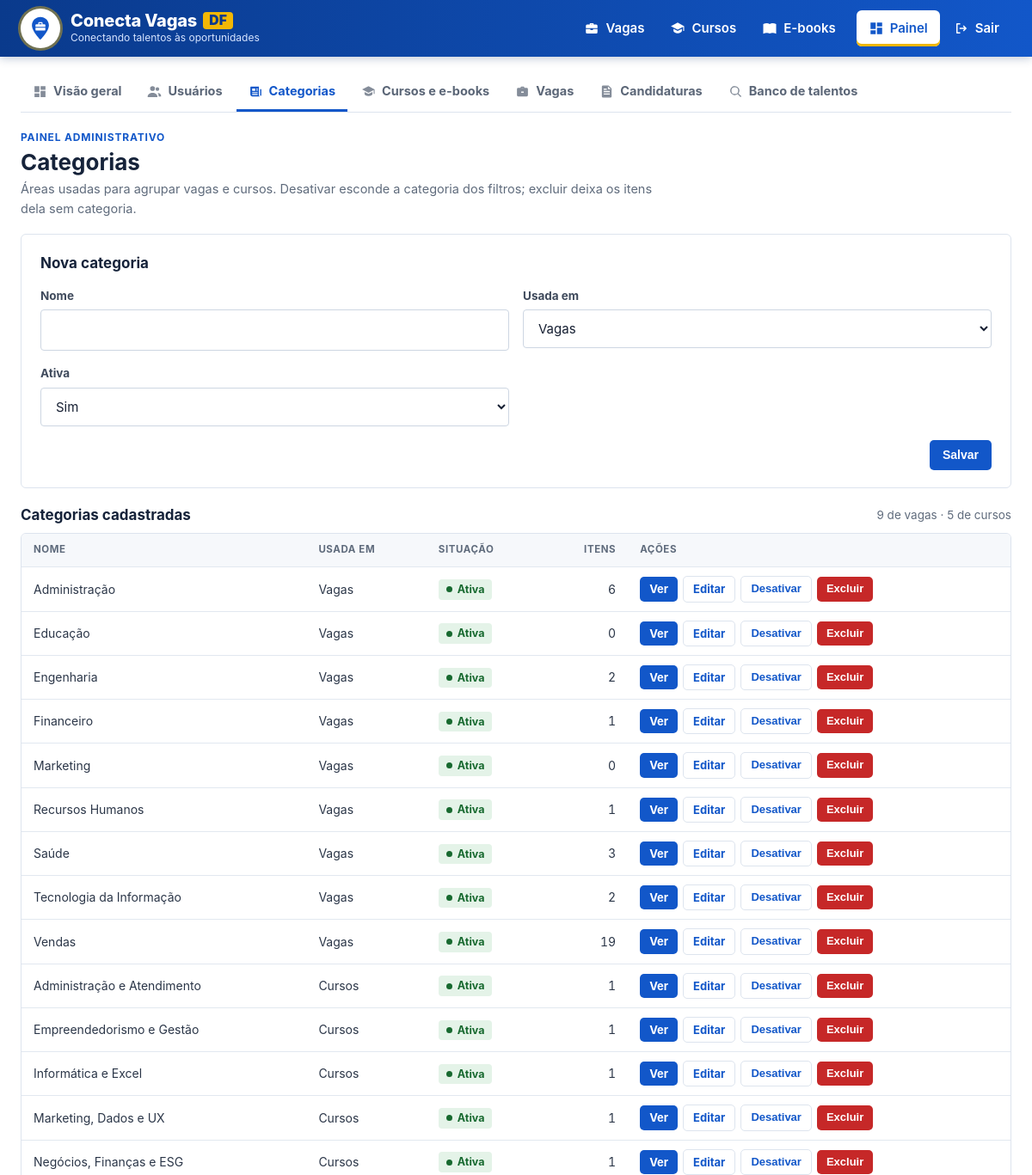
Before: /admin/pages/categorias.php (signed in, upper part) with the older database file.
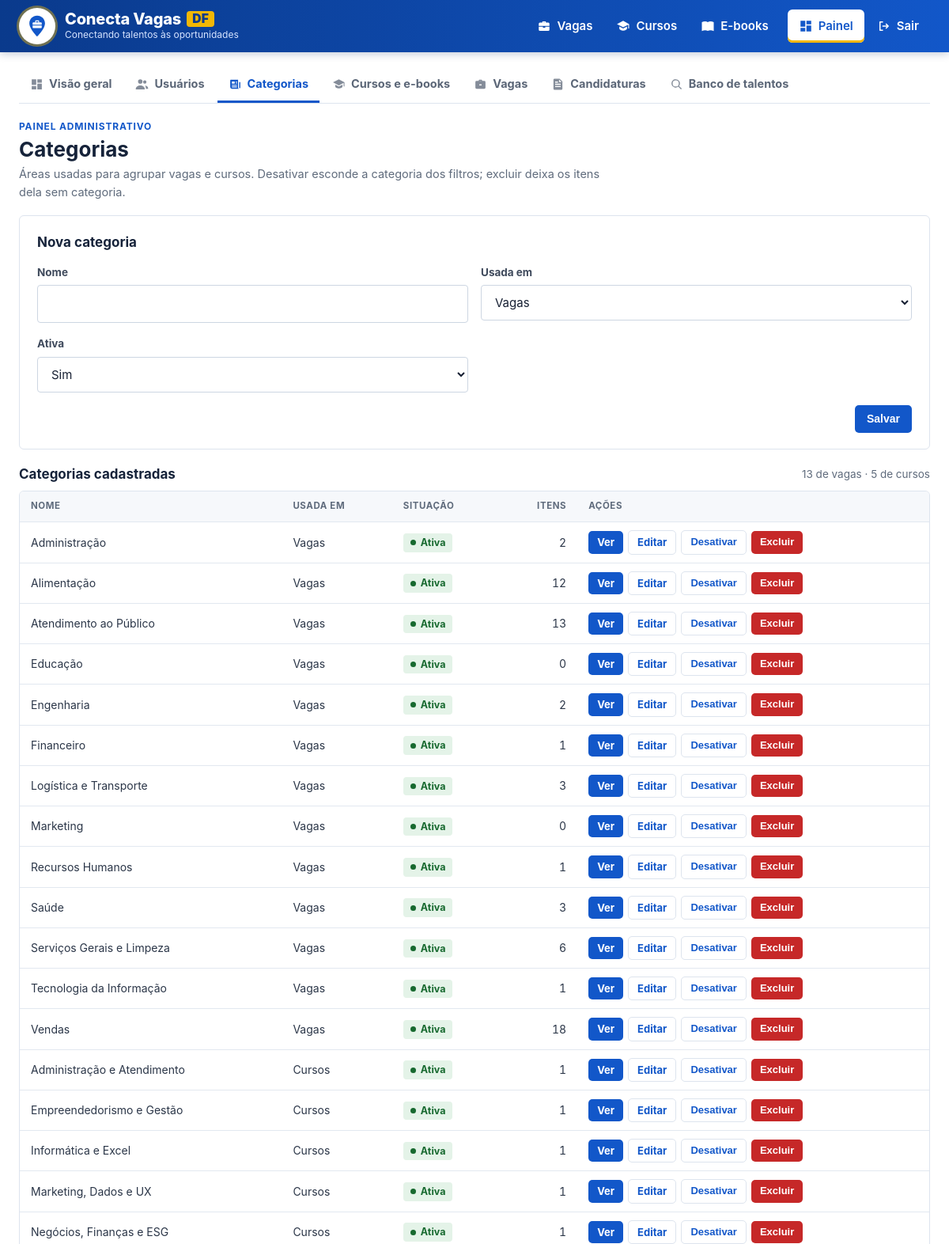
After: the same page with the newer database file.
### tables this page shows
CREATE TABLE categorias (
 id INT AUTO_INCREMENT PRIMARY KEY,
 nome VARCHAR(100) NOT NULL,
 tipo ENUM('vaga','curso') NOT NULL,
 ativo TINYINT(1) NOT NULL DEFAULT 1,
 UNIQUE KEY uq_categoria(nome,tipo),
 INDEX idx_categoria_tipo_ativo(tipo,ativo,nome)
);

### app/Core/View.php (called while the page is built, shortened)
<?php
final class View {
    public static function render(string $__tela, array $__dados = []): void {
        extract($__dados, EXTR_SKIP);
        require APP_DIR.'/Views/layouts/header.php';
        require APP_DIR.'/Views/'.$__tela.'.php';
        require APP_DIR.'/Views/layouts/footer.php';
    }
}

### app/Core/Controller.php (called while the page is built, shortened)
<?php
abstract class Controller {
    protected function view(string $tela, array $dados = []): void {
        View::render($tela, $dados);
    }
}

### app/Controllers/AdminController.php (called while the page is built, shortened)
<?php
final class AdminController extends Controller {
    public function categorias(): void {
        $dao = new CategoriaDAO();
        $edit = get_str('edit') !== '' ? $dao->buscar((int)get_str('edit')) : null;
        $cats = $dao->listar();
        $this->view('admin/categorias', get_defined_vars());
    }
}

### app/Core/Router.php (called while the page is built, shortened)
<?php
final class Router {
    private array $rotas = [];
    private array $apelidos = [];
    public function rota(string $caminho, array $acao, string ...$apelidos): void {
        $this->rotas[strtolower($caminho)] = $acao;
        foreach ($apelidos as $a) $this->apelidos[strtolower($a)] = strtolower($caminho);
    }
    public function despachar(string $caminho): void {
        $chave = strtolower($caminho);
        $chave = $this->apelidos[$chave] ?? $chave;
        [$classe, $metodo] = $this->rotas[$chave];
        (new $classe())->$metodo();
    }
}

### public/index.php (called while the page is built, shortened)
<?php
$caminho = Router::caminhoPedido();
$rotas = new Router();
$rotas->rota('index.php',       [HomeController::class, 'index'], '');
$rotas->rota('contrato.php',    [HomeController::class, 'contrato']);
$rotas->rota('vagas.php',       [VagaController::class, 'lista']);
$rotas->rota('vaga.php',        [VagaController::class, 'detalhe']);
$rotas->rota('cursos.php',      [CursoController::class, 'lista']);
$rotas->rota('curso.php',       [CursoController::class, 'detalhe']);
$rotas->rota('planos.php',      [PlanosController::class, 'index']);
$rotas->rota('login.php',               [AuthController::class, 'login']);
$rotas->rota('cadastro.php',            [AuthController::class, 'cadastro']);
$rotas->rota('view/usuario/logout.php', [AuthController::class, 'logout']);
$rotas->rota('esqueci_senha.php',       [PasswordController::class, 'esqueci']);
$rotas->rota('redefinir_senha.php',     [PasswordController::class, 'redefinir']);
$rotas->rota('view/perfil/index.php',                [PerfilController::class, 'index'], 'view/perfil');
$rotas->rota('view/perfil/salvar.php',               [PerfilController::class, 'salvar']);
$rotas->rota('view/perfil/portfolio.php',            [PerfilController::class, 'portfolio']);
$rotas->rota('view/perfil/recalcular_match.php',     [PerfilController::class, 'recalcularMatch']);
$rotas->rota('view/perfil/curriculo_upload.php',     [CurriculoController::class, 'upload']);
$rotas->rota('view/perfil/aplicar_extracao.php',     [CurriculoController::class, 'aplicarExtracao']);
$rotas->rota('view/perfil/curriculo_excluir.php',    [CurriculoController::class, 'excluir']);
$rotas->rota('candidatar.php',                       [CandidaturaController::class, 'candidatar']);
$rotas->rota('view/perfil/candidatura_cancelar.php', [CandidaturaController::class, 'cancelar']);
$rotas->rota('download.php',                         [ArquivoController::class, 'download']);
$rotas->rota('admin/index.php',               [AdminController::class, 'painel'], 'admin');
$rotas->rota('admin/pages/usuarios.php',      [AdminController::class, 'usuarios']);
$rotas->rota('admin/pages/categorias.php',    [AdminController::class, 'categorias']);
$rotas->rota('admin/pages/cursos.php',        [AdminController::class, 'cursos']);
$rotas->rota('admin/pages/vagas.php',         [EmpresaController::class, 'vagas']);
$rotas->rota('admin/pages/candidaturas.php',  [EmpresaController::class, 'candidaturas']);
$rotas->rota('admin/pages/talentos.php',      [EmpresaController::class, 'talentos']);
$rotas->rota('admin/pages/empresa_perfil.php', [EmpresaController::class, 'perfil']);
$rotas->despachar($caminho);

### app/Core/Auth.php (called while the page is built, shortened)
<?php
function isAdmin(): bool { return ($_SESSION['usuario_tipo'] ?? '') === 'admin'; }

### app/Core/helpers.php (called while the page is built, shortened)
<?php
function e(mixed $v): string { return htmlspecialchars((string)($v ?? ''), ENT_QUOTES, 'UTF-8'); }
function url(string $path=''): string { return SITE_URL . ltrim($path, '/'); }
function get_str(string $key, string $default=''): string { $v=$_GET[$key]??$default; return is_scalar($v) ? trim((string)$v) : $default; }

### app/Core/Autoloader.php (called while the page is built, shortened)
<?php
spl_autoload_register(function (string $classe): void {
    static $pastas = ['Controllers', 'Models', 'DTO', 'Services', 'Services/Extracao', 'Core'];
    foreach ($pastas as $pasta) {
        $arquivo = APP_DIR.'/'.$pasta.'/'.$classe.'.php';
        if (is_file($arquivo)) {
            return;
        }
    }
});

### app/Core/Database.php (called while the page is built, shortened)
<?php
final class Database {
    private static ?PDO $instance = null;
    public static function getConexao(): PDO {
        if (self::$instance instanceof PDO) {
            return self::$instance;
        }
        $options = [
            PDO::ATTR_ERRMODE => PDO::ERRMODE_EXCEPTION,
            PDO::ATTR_DEFAULT_FETCH_MODE => PDO::FETCH_ASSOC,
            PDO::ATTR_EMULATE_PREPARES => false,
            PDO::ATTR_STRINGIFY_FETCHES => false,
            PDO::ATTR_TIMEOUT => 5,
        ];
        $dsns = [];
        $hosts = [DB_HOST];
        if (DB_HOST === '127.0.0.1') $hosts[] = 'localhost';
        foreach (array_unique($hosts) as $host) {
            $dsns[] = 'mysql:host='.$host.';port='.DB_PORT.';dbname='.DB_NAME.';charset=utf8mb4';
        }
        $ultimo = null;
        foreach (array_unique($dsns) as $dsn) {
            try {
                $pdo = new PDO($dsn, DB_USER, DB_PASS, $options);
                return self::$instance = $pdo;
            } catch (PDOException $e) {
                $ultimo = $e;
                if (in_array((int)$e->getCode(), [1049, 1044, 1045], true)) break;
            }
        }
        throw new DatabaseException(self::mensagemAmigavel($ultimo), 0, $ultimo);
    }
}

### app/Models/CategoriaDAO.php (called while the page is built, shortened)
<?php
final class CategoriaDAO {
    public function listar(?string $tipo = null, bool $apenasAtivas = false): array {
        $sql = "SELECT c.*,
                  IF(c.tipo='vaga', (SELECT COUNT(*) FROM vagas v WHERE v.categoria_id=c.id), (SELECT COUNT(*) FROM cursos cu WHERE cu.categoria_id=c.id)) AS em_uso
                FROM categorias c WHERE 1=1";
        $p = [];
        $sql .= " ORDER BY c.tipo, c.nome";
        $s = Database::getConexao()->prepare($sql);
        $s->execute($p);
        return $s->fetchAll();
    }
}

### app/Views/admin/categorias.php (the view, shortened to what the rows shown need)
<div class="pn">
<?=painel_cabecalho('Categorias', 'Áreas usadas para agrupar vagas e cursos. Desativar esconde a categoria dos filtros; excluir deixa os itens dela sem categoria.')?>
<div class="form">
    <h2 class="pn-form-titulo" id="form-categoria"><?=$edit ? 'Editar categoria' : 'Nova categoria'?></h2>
</div>
<div class="pn-contagem"><h2>Categorias cadastradas</h2></div>
<div class="table-wrap"><table class="table">
    <tr><th>Nome</th><th>Usada em</th><th>Situação</th><th class="num">Itens</th><th>Ações</th></tr>
    <?php foreach ($cats as $x): $linkPublico = $x['tipo'] === 'vaga' ? 'vagas.php?categoria_id='.(int)$x['id'] : 'cursos.php?categoria_id='.(int)$x['id']; ?>
    <tr>
        <td><?=e($x['nome'])?></td><td><?=$x['tipo'] === 'vaga' ? 'Vagas' : 'Cursos'?></td>
        <td><?=$x['ativo'] ? painel_status('ativa', 'Ativa') : painel_status('oculto', 'Inativa')?></td>
        <td class="num"><?=(int)$x['em_uso']?></td>
        <td><div class="actions">
            <a class="btn btn-sm" href="<?=url($linkPublico)?>" target="_blank" rel="noopener">Ver<span class="sr-only"> <?=$x['tipo'] === 'vaga' ? 'vagas' : 'cursos'?> de <?=e($x['nome'])?> (abre em nova aba)</span></a>
            <a class="btn btn-sm btn-outline" href="?edit=<?=(int)$x['id']?>#form-categoria">Editar</a>
            <?=$x['ativo'] ? painel_acao('desativar', (int)$x['id'], 'Desativar') : painel_acao('ativar', (int)$x['id'], 'Ativar')?>
            <?=painel_acao('excluir', (int)$x['id'], 'Excluir', 'btn-danger', (int)$x['em_uso'] ? 'Esta categoria é usada por '.(int)$x['em_uso'].' item(ns), que ficarão sem categoria. Excluir?' : 'Excluir categoria?')?>
        </div></td>
    </tr>
    <?php endforeach; ?>
</table></div>
</div>

### app/Views/partials/graficos.php (shortened to what the rows shown need)
<?php
function painel_status(string $status, string $texto = ''): string {
    return '<span class="pn-st pn-st-'.e($status).'">'.e($texto !== '' ? $texto : rotulo($status)).'</span>';
}
function painel_acao(string $acao, int $id, string $texto, string $classe = 'btn-outline', string $confirmar = '', array $filtros = [], array $extras = []): string {
    $h = '<form method="post"><input type="hidden" name="csrf" value="'.e(csrf_token()).'">'
       .'<input type="hidden" name="acao" value="'.e($acao).'"><input type="hidden" name="id" value="'.$id.'">';
    return $h.'<button class="btn btn-sm '.e($classe).'"'.($confirmar !== '' ? ' data-confirm="'.e($confirmar).'"' : '').'>'.e($texto).'</button></form>';
}
function painel_cabecalho(string $titulo, string $descricao = '', string $acoes = ''): string {
    return '<header class="pn-cab"><div class="pn-cab-txt"><p class="pn-area">'.(isAdmin() ? 'Painel administrativo' : 'Painel da empresa').'</p>'
         .'<h1>'.e($titulo).'</h1>'.($descricao !== '' ? '<p class="pn-desc">'.e($descricao).'</p>' : '').'</div>'
         .($acoes !== '' ? '<div class="pn-cab-acoes">'.$acoes.'</div>' : '').'</header>';
}

Changed rows visible on the page:
computed for categorias "Administração": em_uso "6" → "2"
added categorias: nome "Alimentação", tipo "Vagas", em_uso "12", texto "Desativar Excluir"
added categorias: nome "Atendimento ao Público", tipo "Vagas", em_uso "13", texto "Desativar Excluir"
added categorias: nome "Logística e Transporte", tipo "Vagas", em_uso "3", texto "Desativar Excluir"
added categorias: nome "Serviços Gerais e Limpeza", tipo "Vagas", em_uso "6", texto "Desativar Excluir"
computed for categorias "Tecnologia da Informação": em_uso "2" → "1"
computed for categorias "Vendas": em_uso "19" → "18"
Other visible differences:
gf_num(count(array_filter($cats, fn($c) => $c['tipo'] === 'vaga'))): "9" → "13"
